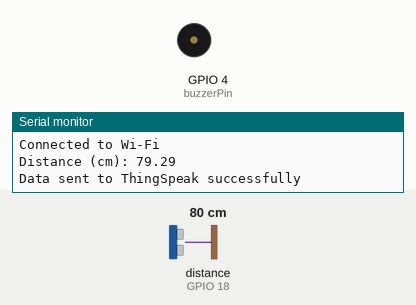
This sketch was run on a simulated ESP32. Shown: buzzer (waves = sounding, pin HIGH), the last lines printed to the serial monitor. Wiring (inferred from the names in the program): ultrasonic range finder: trigger GPIO 5; echo GPIO 18. Inputs (shaded band) come from the test bench; at power-on: distance to the obstacle (sensor on GPIO 18) 80 cm. The echo pulse lasts 58.3 µs per cm; WiFi joins after 1.5 s; servers stay silent unless stated; pins used as bus, display or sensor lines are not drawn.

Above: at 3.2 s.
3.3 s: distance to the obstacle (sensor on GPIO 18) set to 34 cm
5.1 s: distance to the obstacle (sensor on GPIO 18) set to 27 cm
At 6.6 s:
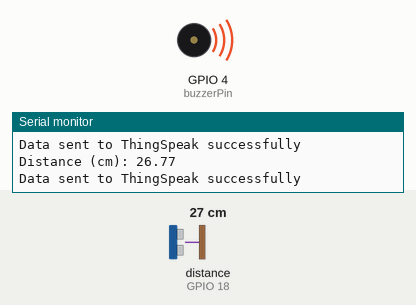
7.7 s: distance to the obstacle (sensor on GPIO 18) set to 35 cm
At 10.0 s:
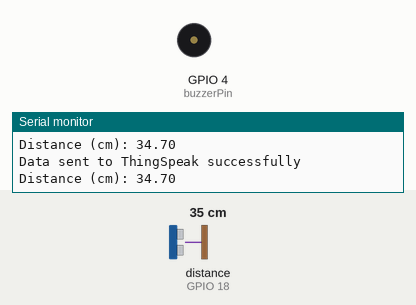
10.3 s: distance to the obstacle (sensor on GPIO 18) set to 2 cm
At 12.1 s:
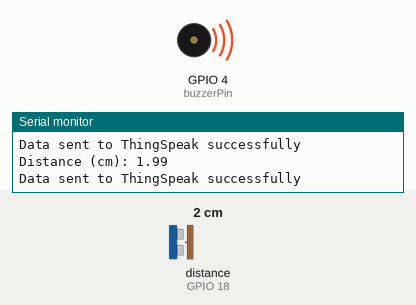
Timing chart, 0 to 13.6 s (numbered marks = the images above; inputs shaded):
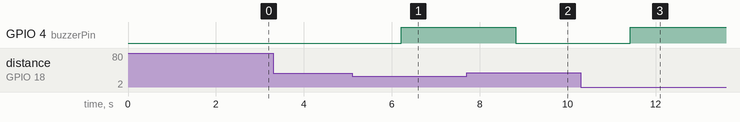

The sketch:

IntrusionDetection.ino
```cpp
#include <WiFi.h>
#include <ThingSpeak.h>

// Pin definitions
const int trigPin = 5;
const int echoPin = 18;
const int buzzerPin = 4;  // Define buzzer pin

// Wi-Fi credentials
const char* ssid = "vivo 1983";       // Replace with your network SSID
const char* password = "12345678";   // Replace with your network password

// ThingSpeak settings
unsigned long myChannelNumber = 2628777;  // Replace with your ThingSpeak channel number
const char* myWriteAPIKey = "WZ6UGSI5FA8WCOW9";  // Replace with your ThingSpeak write API key

WiFiClient client;

// Define sound speed in cm/uS
#define SOUND_SPEED 0.034
#define CM_TO_INCH 0.393701

long duration;
float distanceCm;
float distanceInch;

void setup() {
  Serial.begin(115200); // Starts the serial communication
  pinMode(trigPin, OUTPUT); // Sets the trigPin as an Output
  pinMode(echoPin, INPUT); // Sets the echoPin as an Input
  pinMode(buzzerPin, OUTPUT); // Sets the buzzerPin as an Output

  // Connect to Wi-Fi
  WiFi.begin(ssid, password);
  while (WiFi.status() != WL_CONNECTED) {
    delay(1000);
    Serial.println("Connecting to Wi-Fi...");
  }
  Serial.println("Connected to Wi-Fi");

  // Initialize ThingSpeak
  ThingSpeak.begin(client);
}

void loop() {
  // Clears the trigPin
  digitalWrite(trigPin, LOW);
  delayMicroseconds(2);
  // Sets the trigPin on HIGH state for 10 micro seconds
  digitalWrite(trigPin, HIGH);
  delayMicroseconds(10);
  digitalWrite(trigPin, LOW);

  // Reads the echoPin, returns the sound wave travel time in microseconds
  duration = pulseIn(echoPin, HIGH);

  // Calculate the distance
  distanceCm = duration * SOUND_SPEED / 2;

  // Prints the distance in the Serial Monitor
  Serial.print("Distance (cm): ");
  Serial.println(distanceCm);

  // Send data to ThingSpeak
  ThingSpeak.setField(1, distanceCm);  // Update field 1 with the distance value
  int x = ThingSpeak.writeFields(myChannelNumber, myWriteAPIKey);
  if(x == 200){
    Serial.println("Data sent to ThingSpeak successfully");
  } else {
    // Serial.println("Error sending data to ThingSpeak");
  }

  // Activate buzzer if distance is less than 30 cm
  if (distanceCm < 30) {
    digitalWrite(buzzerPin, HIGH);  // Turn on buzzer
  } else {
    digitalWrite(buzzerPin, LOW);   // Turn off buzzer
  }

  delay(1000);  // Wait for a second before the next reading
}
```

Measured:
- the behaviour switches between 31 and 30 cm on distance to the obstacle (sensor on GPIO 18) (found by bisection; images 0 and 1)
- after the input at 5.1 s, GPIO 4 (buzzerPin): LOW → HIGH after 1.1 s
- after the input at 7.7 s, GPIO 4 (buzzerPin): HIGH → LOW after 1.1 s
- after the input at 10.3 s, GPIO 4 (buzzerPin): LOW → HIGH after 1.1 s
